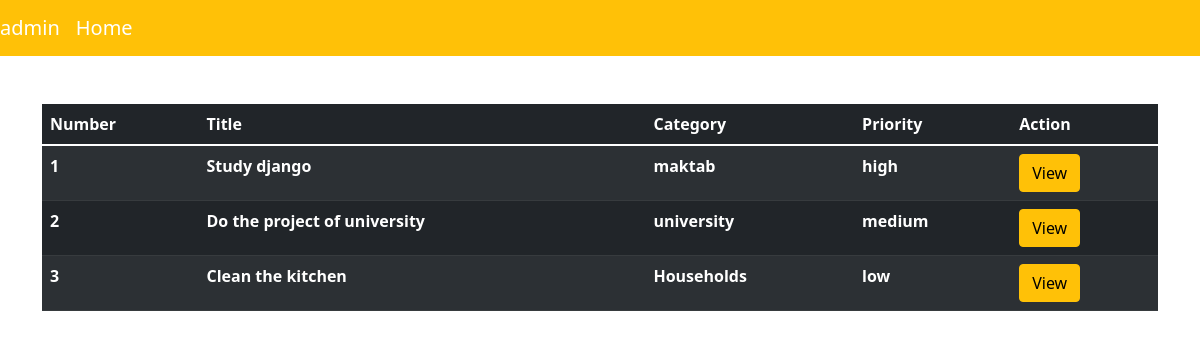
The app's page /taskList, older data.
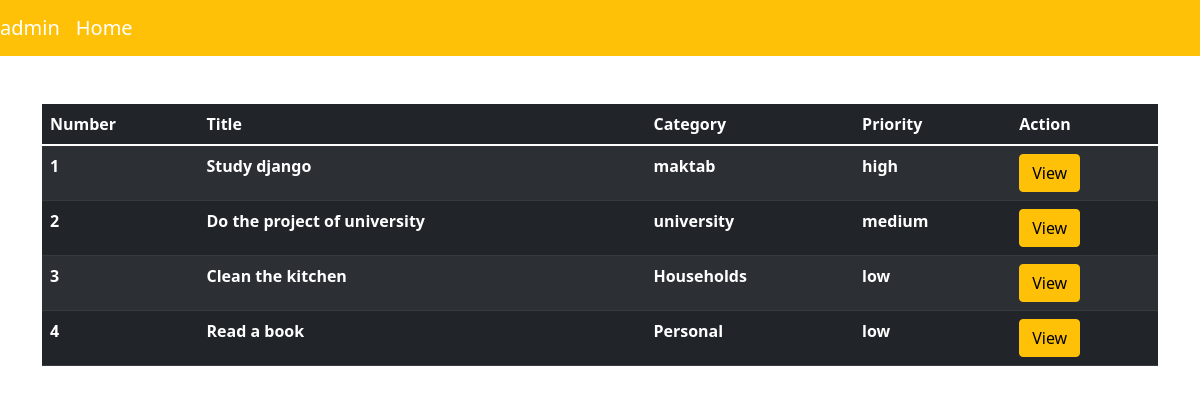
The same page, newer data.
### todo/models.py (models this page shows, shortened)
class Task(models.Model):
    title = models.CharField(max_length=250)
    explanation = models.TextField(blank=True)
    category = models.ForeignKey(Category, on_delete=models.CASCADE)
    PRIORITY_OF_TASKS = [
        ("high", "high"),
        ("medium", "medium"),
        ("low", "low")
    ]
    priority = models.CharField(max_length=6, choices=PRIORITY_OF_TASKS, default="low")
    created = models.DateField(default=timezone.now().strftime("%Y-%m-%d"))
    due_date = models.DateField(default=timezone.now().strftime("%Y-%m-%d"))

class Category(models.Model):
    name = models.CharField(max_length=100)

### todo/views.py (the view)
# urls.py: path("taskList", TaskList.as_view(), name="task_list"),
class TaskList(ListView):
    model = Task
    template_name = "todo/todo_detail.html"

### templates/todo/todo_detail.html (shortened to what this page needs)
<!DOCTYPE html>
<html lang="en">
    <head>
        <link href="https://cdn.jsdelivr.net/npm/bootstrap@5.1.3/dist/css/bootstrap.min.css"
              rel="stylesheet"
>
    </head>
    <body>
        <nav class="navbar navbar-expand-lg navbar-dark bg-warning">
            <div class="collapse navbar-collapse"
                 id="navbarNavAltMarkup">
                <div class="navbar-nav">
                    <a class="navbar-brand" href={% url 'admin:index' %}>admin</a>
                    <a class="navbar-brand" href={% url "welcome_page" %}>Home</a>
                </div>
            </div>
        </nav>
        <div class="container mt-5">
            <table class="table table-striped mt-4 table-dark">
                <thead>
                    <tr>
                        <th scope="col">
                            Number
                        </th>
                        <th scope="col">
                            Title
                        </th>
                        <th scope="col">
                            Category
                        </th>
                        <th scope="col">
                            Priority
                        </th>
                        <th scope="col">
                            Action
                        </th>
                    </tr>
                </thead>
                <tbody>
                    {% for re in object_list %}
                        <tr>
                            <th scope="row">{{forloop.counter}}</th>
                            <th >{{re.title}}</th>
                            <th >{{re.category.name}}</th>
                            <th >{{re.priority}}</th>
                            <th>
                                <a href="{% url 'task_content' re.pk %}" class="btn btn-warning">View</a>
                            </th>
                        </tr>
                    {% endfor %}
                </tbody>
            </table>
        </div>
    </body>
</html>

Row changes from the older to the newer data that the page shows:
added Task: title "Read a book", category.name "Personal", priority "low"
